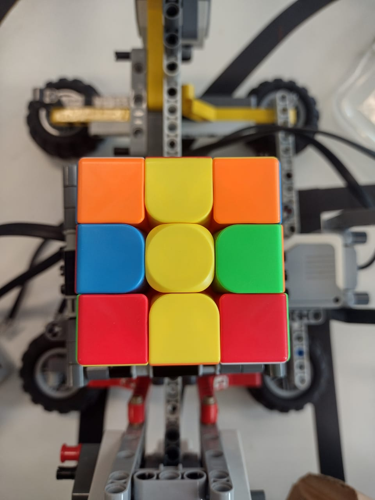
#> input picture solucao/fotos/adjusted/face1.png, 375 x 500 px
$ python -i recortaFace.py   (imports and definitions only)
#> lines starting #> are read from the running program, lines starting #| are printed output that depends on the picture; after the words box and inside, x2 and y2 are one past the last pixel; in counts of white or black regions, pixels touching at a corner belong together
#> further down, picture is the input picture: shape (500, 375, 3); mean B, G, R 95.7, 114.9, 132
import numpy as np
import cv2
import os

output_dir = "fotos/recortados"  # Diretório de saída para as faces do cubo

# Crie o diretório de saída, se não existir
# [1 line not run here, left out]

# Define as cores e seus limites em HSV
colors = {
	"orange": ([19, 84, 240], [188, 190, 255]),     #laranja
	"yellow": ([35, 150, 205], [194, 255, 255]),   #amarelo
	"green": ([55, 140, 10], [202, 255, 155]),      #verde
	"red": ([12, 7, 190], [110, 87, 255]),          #vermelho
	"white": ([187, 154, 161], [255, 255, 255]),    #branco
	"blue": ([144, 45, 0], [255, 142, 12]),        	#azul
}

# Função para identificar e destacar as cores na imagem
def identify_colors(image):
    identified_rectangles = []

    for color, (lower, upper) in colors.items():
        lower = np.array(lower, dtype="uint8")
        upper = np.array(upper, dtype="uint8")

        mask = cv2.inRange(image, lower, upper)

        contours, _ = cv2.findContours(mask, cv2.RETR_EXTERNAL, cv2.CHAIN_APPROX_SIMPLE)
        for contour in contours:
            x, y, w, h = cv2.boundingRect(contour)
            if w > 40 and h > 40 and 0 <= x <= image.shape[1] and 0 <= y <= image.shape[0]:
                identified_rectangles.append((x, y, w, h))
#> this loop made 6 passes
#> contours on pass 6: 4 contours, all with area under 20
#> pass 1, in identify_colors, `mask = cv2.inRange(image, lower, upper)`:
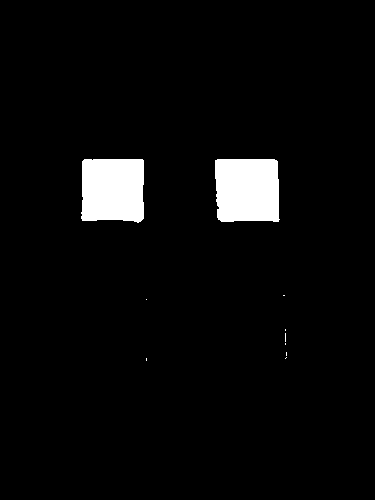
#> mask: shape (500, 375); 4.1% white; 10 white regions (8 under 20 px), largest, box (x1, y1, x2, y2) and area: (215, 159, 280, 222) 3886, (81, 159, 144, 223) 3804
#> pass 2, in identify_colors, `mask = cv2.inRange(image, lower, upper)`:
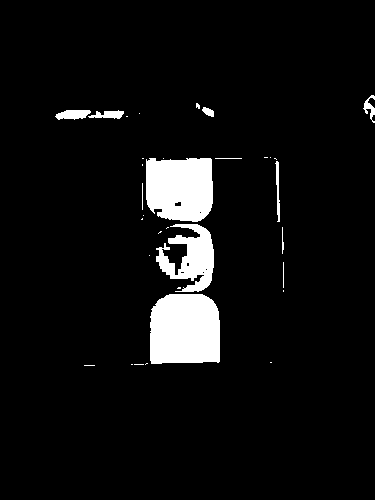
#> mask: shape (500, 375); 6.2% white; 33 white regions (21 under 20 px), largest, box (x1, y1, x2, y2) and area: (150, 294, 220, 364) 4549, (146, 158, 213, 222) 3824, (156, 224, 214, 292) 2160
#> pass 3, in identify_colors, `mask = cv2.inRange(image, lower, upper)`:
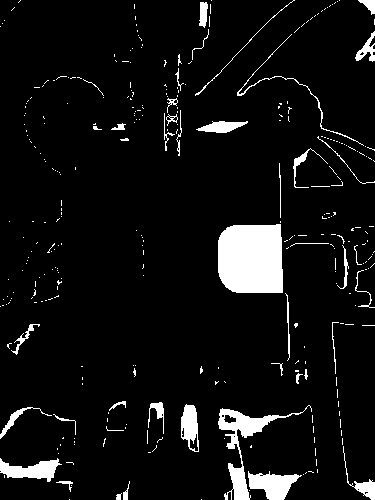
#> mask: shape (500, 375); 6.8% white; 327 white regions (283 under 20 px), largest, box (x1, y1, x2, y2) and area: (218, 224, 283, 293) 4168, (218, 405, 312, 500) 1622, (248, 471, 302, 500) 896
#> after the loop:
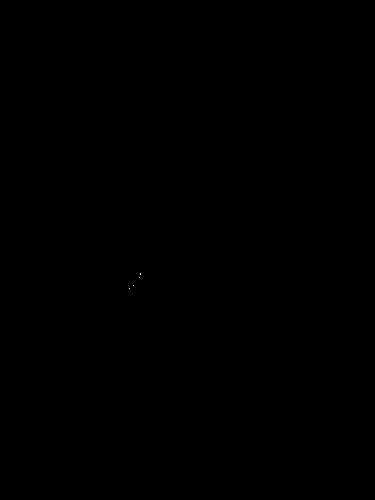
#> mask: shape (500, 375); 0% white in thin lines or dots, all inside (x1, y1, x2, y2) = (129, 273, 141, 289)
#> after the loop, identified_rectangles = [(215, 159, 65, 63), (81, 159, 63, 64), (150, 294, 70, 70), (156, 224, 58, 68), (146, 158, 67, 64), (218, 405, 94, 95), (218, 224, 65, 69), (317, 136, 58, 48), (237, 34, 127, 112), (195, 0, 100, 96), (220, 294, 67, 69), (79, 294, 69, 71)]

    return identified_rectangles

# Função para filtrar retângulos com base na distância média
# [67 lines left out: functions filter_rectangles, recortarall, not called in this run]

>>> import cv2
>>> picture = cv2.imread('../fotos/adjusted/face1.png')
>>> result = identify_colors(picture)
#> result has the same summary as identified_rectangles in identify_colors

$ run again, on solucao/fotos/adjusted/face5.png
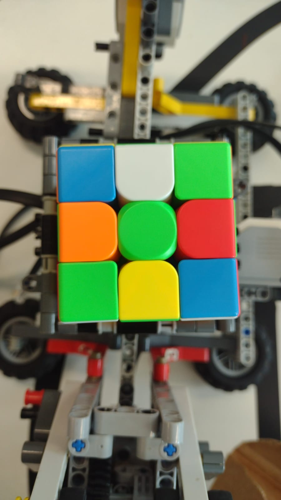
#> input picture solucao/fotos/adjusted/face5.png, 281 x 500 px
#> picture is the input picture: shape (500, 281, 3); mean B, G, R 93.1, 121.6, 116.5
#> the loop in identify_colors, `for color, (lower, upper) in colors.items():` made 6 passes
#> pass 1, in identify_colors, `mask = cv2.inRange(image, lower, upper)`:
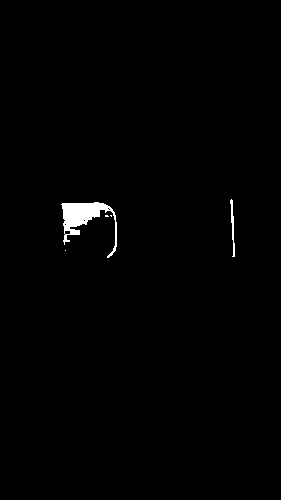
#> mask: shape (500, 281); 0.85% white; 5 white regions (3 under 20 px), largest, box (x1, y1, x2, y2) and area: (61, 202, 117, 258) 1059, (230, 199, 235, 257) 124
#> after the loop in identify_colors, `for color, (lower, upper) in colors.items():`:
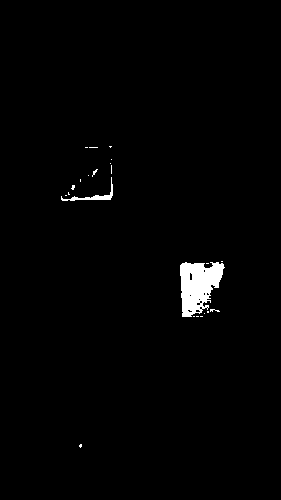
#> mask: shape (500, 281); 1.4% white; 23 white regions (21 under 20 px), largest, box (x1, y1, x2, y2) and area: (180, 262, 225, 317) 1637, (61, 177, 113, 201) 202
#> after the loop in identify_colors, `for color, (lower, upper) in colors.items():`: identified_rectangles = [(61, 202, 56, 56), (221, 30, 60, 55), (154, 0, 96, 90), (0, 0, 117, 76), (61, 262, 58, 62), (158, 259, 78, 63), (240, 227, 41, 50), (120, 195, 57, 64), (92, 139, 140, 59), (178, 199, 55, 59), (116, 145, 58, 55), (153, 0, 88, 74), (0, 0, 116, 68), (180, 262, 45, 55)]
#> result has the same summary as identified_rectangles in identify_colors
